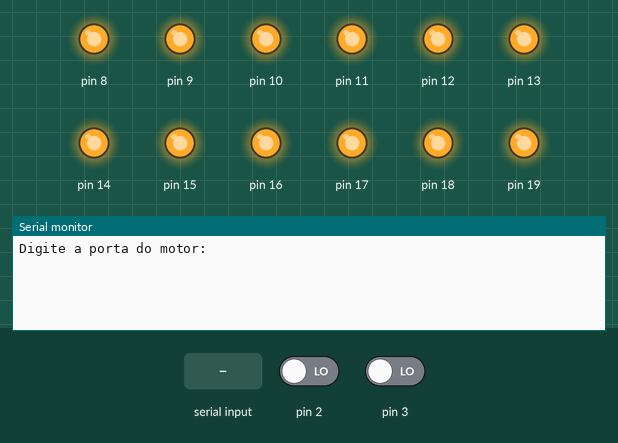
Recording of a sketch running on a simulated Arduino Uno, built with avr-gcc and run on an emulated ATmega328P. Shown: output pins drawn as LEDs (lit = HIGH), the last lines printed to the serial monitor. Inputs (shaded band) come from the test bench; at power-on: pin 2 LOW, pin 3 LOW.

Above: at 2.4 s.
2.5 s: "90,45\n" received over Serial
At 3.3 s:
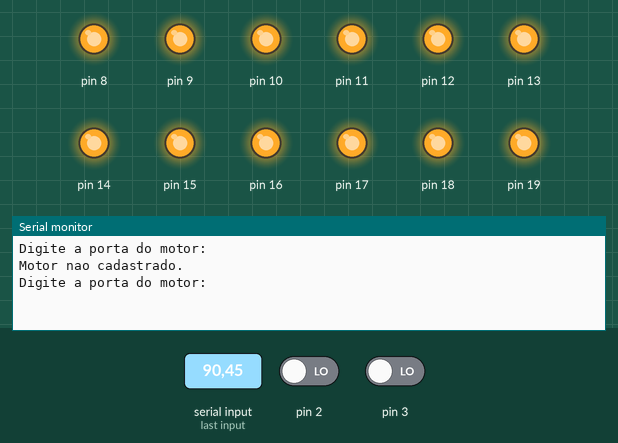
5.5 s: pin 2 driven HIGH
At 5.92 s:
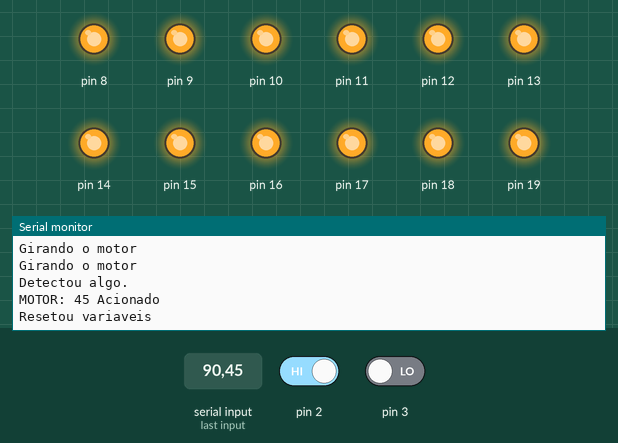
7.1 s: "30,150\n" received over Serial
At 8.0 s:
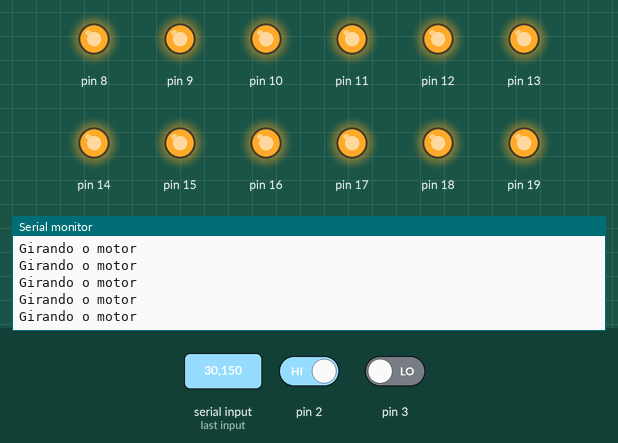

The sketch:

Vending_Machine.ino
```cpp
#include <Arduino.h>
//@autor diego felipe
const int numero_motores=40; //quantidade de motores
const int numero_sensores=2; // quantidade de sensores
int motores[numero_motores] = {8,9,10,11,12,13,14,15,16,17,18,19,20,21,22,23,24,25,26,27,28,29,30,31,32,
33,34,35,36,37,38,39,40,40,42,43,44,45,46,47}; //portas que serao usadas pelos motores, 40
int sensores[numero_sensores] = {2,3}; //portas que serao usadas pelos sensores, 2
int sensores_status_leitura=1;
int NUMERO_MOTOR=0;
int ESTADO_SENSOR=0;

void AcionaMotor(int motor, int LigaDesliga){ //metodo de liga/desligar os motores
      digitalWrite(motor, LigaDesliga);
      Serial.print("MOTOR: ");
      Serial.print(motor);
      if(LigaDesliga==1){
        Serial.println(" Acionado");
      }else{
       Serial.println(" Desligado");
      }
}

void iniciaTudo(){ //zera as variaveiveis antes de dar um novo loop
  NUMERO_MOTOR=0;
  ESTADO_SENSOR=0;
  Serial.println("\nResetou variaveis");
}

void setup(){
Serial.begin(9600);
// pinos sensores
//sensor manda sinal 1 continuo, ou seja 5V  se detectar algo mando 0v ou seja sinal 0 ate o objeto sair da frente do sensor
  for (int i=2;i<=numero_sensores+1;i++){
  pinMode(i, INPUT); // pino 2 ao 4 serao sensores, 2 sensores
  }
//pinos motores
//manda corrente para ligar o motor e quando para de mandar o motor para de funcionar
  for (int i=8;i<=numero_motores+7;i++){
    pinMode(i, OUTPUT); // pino 8 ao 47 serao motores, 40 motores
    digitalWrite(i, HIGH); //desliga todos as portas ao iniciar
  }
}

void loop(){
   for(int i=0; i<numero_sensores; i++) { //le os sensores a primeira vez antes de pedir o numero do motor
    sensores[i]=digitalRead(i+2); //passa o valor da porta digital para o indice da lista de sensores
  }
   Serial.println("\n");
   Serial.println("Digite a porta do motor: ");
   delay(1500);
   do{
     if(Serial.available()){ //se tiver alguma coisa na serial entra aqui
       NUMERO_MOTOR = Serial.parseInt(); //converte o valor recebido para inteiro e passa para a variavel
       Serial.read(); //aqui é para nao pegar o ENTER
       break; //quebra o while
     }
   }while(true);
   if(NUMERO_MOTOR >= motores[0] and NUMERO_MOTOR <= numero_motores+7){ //verifica se o motor esta dentro da lista de motores
      AcionaMotor(NUMERO_MOTOR,LOW); //chama o metodo de acionar motor e liga

      do{
       for(int i=0; i<numero_sensores; i++) {
        //sensores_status_leitura=digitalRead(i);
        Serial.println("Girando o motor");
        if(sensores[i]!=digitalRead(i+2)){ //fica comparando sensor por sensor com a lista de sensores carregadar no inicio do loop...
          Serial.println("\nDetectou algo."); //se algum sensor da lista detectar algo manda 0V e sinal 0, essa lista vai ser diferente da primeira carregada...
          ESTADO_SENSOR=1; //muda o estado do sensor
          break; //sai do for
         }
       }
     }while(ESTADO_SENSOR==0);    // se detectar algo quebra o while e muda o estado do sensor

     if(ESTADO_SENSOR==1){ //se detectar algo vai entrar aqui e vai parar o motor

      AcionaMotor(NUMERO_MOTOR,HIGH); //chama o metodo de acionar motor e desliga
      iniciaTudo(); //zera as variaveis para o estado inicial
      delay(500); //espera meio segundo que é o tempo para resetar as variaveis
      Serial.flush(); //limpa o cache da serial
      }
   }else{
      Serial.println("Motor nao cadastrado."); //se o motor nao estiver cadastrado na lista printa isso e pede o motor novamente
   }
 }
```

Measured:
- after the input at 2.5 s, the serial monitor: prints a new line at once (image 1)
- after the input at 5.5 s, the serial monitor: prints a new line after 0.10 s (image 2)
- after the input at 7.1 s, the serial monitor: prints a new line after 0.49 s (image 3)
